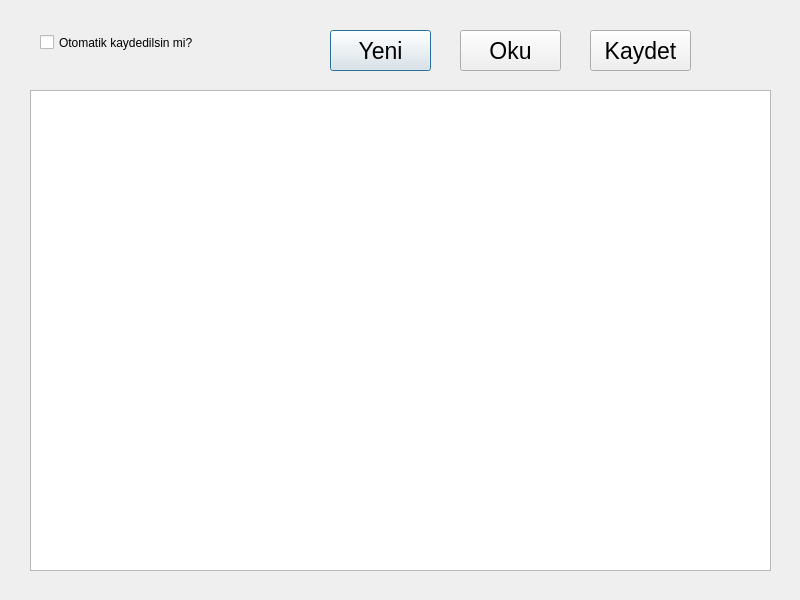
<?xml version="1.0" encoding="UTF-8"?>
<ui version="4.0">
 <class>Dialog</class>
 <widget class="QDialog" name="Dialog">
  <property name="geometry">
   <rect>
    <x>0</x>
    <y>0</y>
    <width>800</width>
    <height>600</height>
   </rect>
  </property>
  <property name="windowTitle">
   <string>Dialog</string>
  </property>
  <widget class="QCheckBox" name="checkBox">
   <property name="geometry">
    <rect>
     <x>40</x>
     <y>30</y>
     <width>201</width>
     <height>25</height>
    </rect>
   </property>
   <property name="text">
    <string>Otomatik kaydedilsin mi?</string>
   </property>
  </widget>
  <widget class="QPushButton" name="btn_yeni">
   <property name="geometry">
    <rect>
     <x>330</x>
     <y>30</y>
     <width>101</width>
     <height>41</height>
    </rect>
   </property>
   <property name="font">
    <font>
     <pointsize>17</pointsize>
    </font>
   </property>
   <property name="text">
    <string>Yeni</string>
   </property>
  </widget>
  <widget class="QPushButton" name="btn_oku">
   <property name="geometry">
    <rect>
     <x>460</x>
     <y>30</y>
     <width>101</width>
     <height>41</height>
    </rect>
   </property>
   <property name="font">
    <font>
     <pointsize>17</pointsize>
    </font>
   </property>
   <property name="text">
    <string>Oku</string>
   </property>
  </widget>
  <widget class="QPushButton" name="btn_kaydet">
   <property name="geometry">
    <rect>
     <x>590</x>
     <y>30</y>
     <width>101</width>
     <height>41</height>
    </rect>
   </property>
   <property name="font">
    <font>
     <pointsize>17</pointsize>
    </font>
   </property>
   <property name="text">
    <string>Kaydet</string>
   </property>
  </widget>
  <widget class="QPlainTextEdit" name="plnMetin">
   <property name="geometry">
    <rect>
     <x>30</x>
     <y>90</y>
     <width>741</width>
     <height>481</height>
    </rect>
   </property>
  </widget>
 </widget>
 <resources/>
 <connections/>
</ui>
